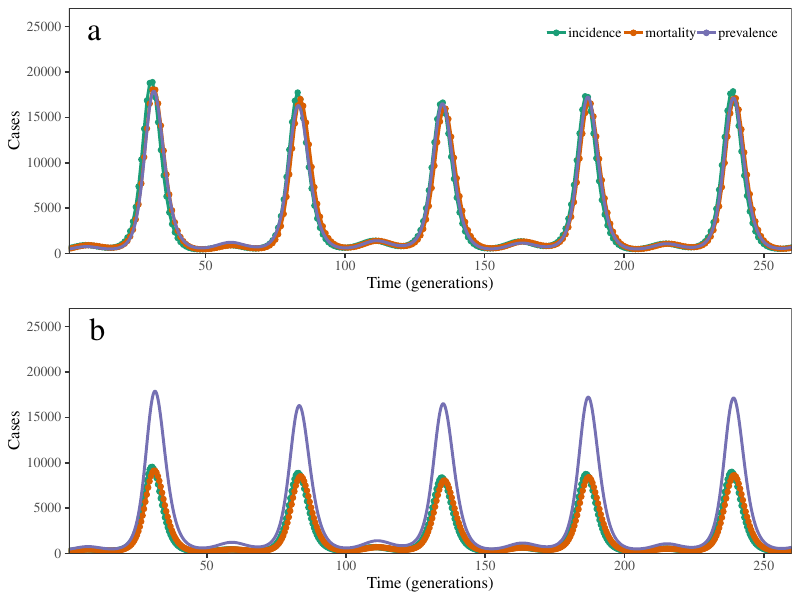

Write R code to recreate this figure.
library(gridExtra)
library(deSolve)
library(ggplot2); theme_set(theme_bw(base_size = 12,
									 base_family = "Times"))

if (.Platform$OS.type=="windows") {
	windowsFonts(Times=windowsFont("Times"))
} 

scale_colour_discrete <- function(...,palette="Dark2") scale_colour_brewer(...,palette=palette)
scale_fill_discrete <- function(...,palette="Dark2") scale_fill_brewer(...,palette=palette)

afun <- function(label,size=8) {
	annotate(geom="text",label=label,x=5,y=Inf,
			 ## http://stackoverflow.com/questions/20083700/how-to-have-annotated-text-style-to-inherit-from-theme-set-options
			 family= theme_get()$text[["family"]],
			 size=size,
			 vjust=1.5,hjust=-0.5)
	## vjust=0.98,hjust=0.02)
}

sir <- function(t, state, parameters) {
	with(as.list(c(state, parameters)), {
		beta <- b0 * (1 + b1 * cos(2 * pi * t/ 26))
		I <- exp(logI)
		dS <- mu * (N-S) - beta * S * I/N
		dlogI <- beta * S/N - gamma - mu
		dR <- gamma * I ## counts cumulative death
		dC <- beta * S * I/N
		list(c(dS, dlogI, dR, dC))
	})
}

params <- c(mu=1/(50*26), b0=500/26, b1=0.15, gamma=1, N=5e6)
yini <- c(S=0.05*5e6, logI=log(1e-4*5e6), R=0, C=0)
tvec <- seq(0, 260, by=1)
tvec2 <- seq(0, 260, by=0.5)
smooth_tvec <- seq(1, 260.01, by=0.01)

out <- as.data.frame(ode(yini, tvec, sir, params))
out2 <- as.data.frame(ode(yini, tvec2, sir, params))
out_smooth <- as.data.frame(ode(yini, smooth_tvec, sir, params))

incidence_data <- data.frame(
	time=1:260,
	incidence=diff(out$C)
)

incidence_data2 <- data.frame(
	time=seq(0.5, 260, by=0.5),
	incidence=diff(out2$C)
)

mortality_data <- data.frame(
	time=1:260,
	mortality=diff(out$R)
)

mortality_data2 <- data.frame(
	time=seq(0.5, 260, by=0.5),
	mortality=diff(out2$R)
)

g1 <- ggplot(incidence_data) +
	geom_point(aes(time, incidence, col="incidence")) +
	geom_line(aes(time, incidence, col="incidence"), lwd=1) +
	geom_point(data=mortality_data, aes(time, mortality, col="mortality")) +
	geom_line(data=mortality_data, aes(time, mortality, col="mortality"), lwd=1) +
	geom_line(data=out_smooth, aes(time, exp(logI), col="prevalence"), lwd=1) +
	scale_x_continuous("Time (generations)", expand=c(0,0)) +
	scale_y_continuous("Cases", limits=c(0, 2.7e4), expand=c(0,0)) +
	afun("a") +
	theme(
		legend.title = element_blank(),
		legend.position = c(1-0.18, 0.9),
		legend.direction="horizontal",
		panel.grid=element_blank()
	)

g2 <- ggplot(incidence_data2) +
	geom_point(aes(time, incidence, col="incidence")) +
	geom_line(aes(time, incidence, col="incidence"), lwd=1) +
	geom_point(data=mortality_data2, aes(time, mortality, col="mortality")) +
	geom_line(data=mortality_data2, aes(time, mortality, col="mortality"), lwd=1) +
	geom_line(data=out_smooth, aes(time, exp(logI), col="prevalence"), lwd=1) +
	scale_x_continuous("Time (generations)", expand=c(0,0)) +
	scale_y_continuous("Cases", limits=c(0, 2.7e4), expand=c(0,0)) +
	afun("b") +
	theme(
		legend.title = element_blank(),
		legend.position = "none",
		panel.grid=element_blank()
	)

gtot <- arrangeGrob(g1, g2, nrow=2)

ggsave("inc_prev_mort.pdf", gtot, width=8, height=6)
